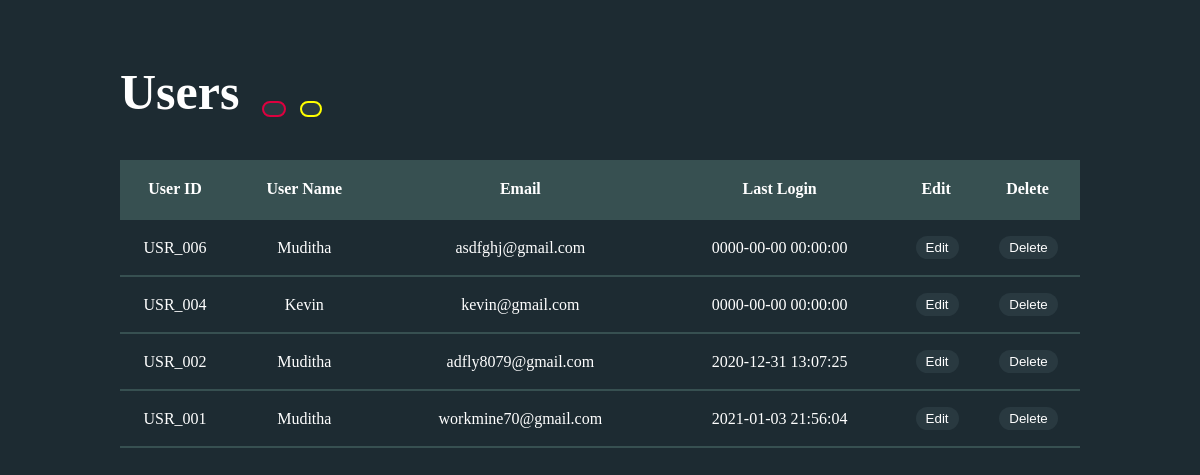
The page /users.php (signed in) on the database its author committed.
### tables this page shows
CREATE TABLE `users` (
  `user_id` varchar(7) NOT NULL,
  `name` varchar(50) NOT NULL,
  `email` varchar(100) NOT NULL,
  `password` varchar(40) NOT NULL,
  `p_photo` varchar(200) NOT NULL,
  `last_login` datetime NOT NULL,
  `is_deleted` tinyint(1) NOT NULL
);

### users.php (the view, shortened to what this page needs)
<?php
    $users_list = '';
if (isset($_GET['search'])) {
    $search = mysqli_real_escape_string($connection, $_GET['search']);
    $query = "SELECT * FROM users WHERE (user_id LIKE '%{$search}%' OR name LIKE '%{$search}%') AND  is_deleted = 0 ORDER BY user_id DESC";
} else {
    $query = "SELECT * FROM users WHERE is_deleted = 0 ORDER BY user_id DESC";
}
$users = mysqli_query($connection, $query);
if ($users) {
    if (mysqli_num_rows($users) > 0) {
        while ($user = mysqli_fetch_assoc($users)) {
            $users_list.="<tr>";
            $users_list.="<td>{$user['user_id']}</td>";
            $users_list.="<td>{$user['name']}</td>";
            $users_list.="<td>{$user['email']}</td>";
            $users_list.="<td>{$user['last_login']}</td>";
            $users_list.="<td><a href=\"modify-user.php?user_id={$user['user_id']}\"> <button class=\"edt\">Edit</button> </a></td>";
            $users_list.="<td><a href=\"delete-user.php?user_id={$user['user_id']}\"
								onclick=\"return confirm('Are you sure you want to delete this record?');\"> <button class=\"del\">Delete</button> </a></td>";
            $users_list.="</tr>";
        }
    } else {
    }
} else {
    echo "Database query failed";
}
?>
<!DOCTYPE html>
<html>
<head>
    <link rel="stylesheet" type="text/css" href="css/add-movie-tvseries.css">
</head>
<body>
    <div class="Wrapper">
        <main>
            <h1>Users
                <span>
                    <a href="add-user.php"><button class="addn"><i class="fas fa-plus"></i></button></a>
                    <a href="users.php"><button class="refr"><i class="fas fa-redo-alt"></i></button></a>
                </span>
            </h1>
            <div class="Search">
                <form action="users.php" method="get">
                    <p>
                    </p>
                </form>
            </div>
            <table class="Movie-list">
                <tr>
                    <th>User ID</th>
                    <th>User Name</th>
                    <th>Email</th>
                    <th>Last Login</th>
                    <th>Edit</th>
                    <th>Delete</th>
                </tr>
                <?php echo $users_list; ?>
            </table>
        </main>
    </div>
</body>
</html>

### css/add-movie-tvseries.css (style rules this page uses)
* { margin: 0; padding: 0; }
body { font-family: cursive; background-color: #1d2b32; color: #fff; }
main { width: 80%; margin: 30px auto; }
main h1 { font-size: 50px; width: 100%; padding-left: 0%; padding-right: 4%; padding-bottom: 30px; overflow: hidden; float: left; position: sticky; top: 63px; background-color: #1d2b32; }
main h1 span { font-size: 20px; }
main h1 button.addn, main h1 button.refr { border: none; border-radius: 25px; font-weight: bold; font-family: cursive; margin-left: 1%; font-size: 15px; overflow: hidden; color: #fff; background-color: #293940; border: 2px solid #dd003f; transition: .4s; }
main h1 button.addn { padding: 6px 10px; border: 2px solid #dd003f; }
main h1 button.refr { padding: 6px 9px; border: 2px solid yellow; }
table.Movie-list { clear: both; width: 100%; border-collapse: collapse; }
table.Movie-list th, table.Movie-list td { padding: 16px 0%; border-bottom: 2px solid #375051; text-align: center; }
table.Movie-list th { background-color: #375051; position: sticky; top: 150px; padding: 20px 5px; }
table.Movie-list td a button { border: none; padding: 4px 10px; border-radius: 20px; margin-left: 2px; color: #fff; background-color: #293940; transition: .4s; }

### rows shown on the page
users: user_id "USR_006", name "Muditha", email "asdfghj@gmail.com", last_login "0000-00-00 00:00:00"
users: user_id "USR_004", name "Kevin", email "kevin@gmail.com", last_login "0000-00-00 00:00:00"
users: user_id "USR_002", name "Muditha", email "adfly8079@gmail.com", last_login "2020-12-31 13:07:25"
users: user_id "USR_001", name "Muditha", email "workmine70@gmail.com", last_login "2021-01-03 21:56:04"
